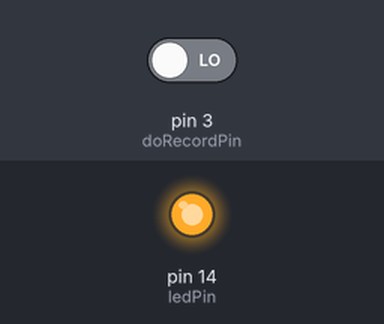
Simulated run of this sketch. Board: Arduino Pro Mini, built with avr-gcc and run on an emulated ATmega328P. Parts: output pins drawn as LEDs (lit = HIGH). Inputs (shaded band) come from the test bench; at power-on: pin 3 (doRecordPin) LOW. No radio packets arrive unless stated; what the sketch prints to the serial monitor is not drawn.

Above: at 0.1 s.
At 2.2 s:
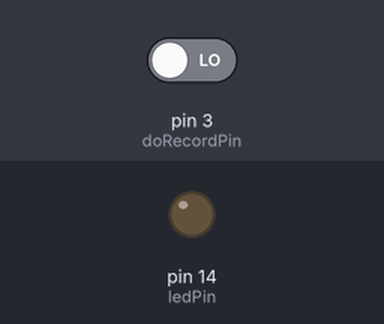
2.3 s: pin 3 (doRecordPin) driven HIGH
Timing chart, 0 to 5.3 s (numbered marks = the images above; inputs shaded):
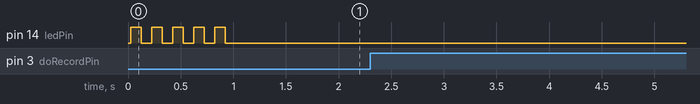

The sketch:

_02-tx.ino
```cpp
// 5pin
/* 24l01p    pro mini
   1  gnd   -
   2  vcc   +
   3  ce    9
   4  csn   10
   5  sck   13
   6  mosi  11
   7  miso  12
*/

#include <avr/wdt.h>
#include <avr/interrupt.h>
#include <avr/sleep.h>
#include <avr/pgmspace.h>
#include <avr/power.h>
#include <SPI.h>
#include "nRF24L01.h"
#include "RF24.h"
#include <printf.h>

#define adc_disable() (ADCSRA &= ~(1<<ADEN)) // disable ADC
#define adc_enable()  (ADCSRA |=  (1<<ADEN)) // re-enable ADC

#define CE_PIN 9
#define CSN_PIN 10

#define DEVICE_ID 18
#define CHANNEL 50

const uint64_t pipes[3] = { 0xFFFFFFFFFFLL, 0xCCCCCCCCCCLL, 0xFFFFFFFFCCLL };

typedef struct {
  uint32_t _salt;
  uint32_t data1;
  uint32_t data2;
  uint32_t data3;
  uint32_t data4;
} data;

data payload;

RF24 radio(CE_PIN, CSN_PIN);

const int doRecordPin = 3;
const int ledPin      = 14;

volatile int recordNo;
volatile boolean dorecored;

unsigned long loopcount;

void record() {
  noInterrupts ();
  recordNo++;
  dorecored = !dorecored;
  interrupts ();
}

void setup() {
  Serial.begin(115200);
  printf_begin();
  delay(20);
  adc_disable();
  pinMode(doRecordPin, INPUT);
  pinMode(ledPin, OUTPUT);

  digitalWrite(ledPin, LOW);

  loopcount = 0;
  recordNo = 0;
  dorecored = false;

  // radio
  radio.begin();
  radio.setChannel(CHANNEL);
  //radio.setPALevel(RF24_PA_LOW);
  radio.setPALevel(RF24_PA_HIGH);
  radio.setDataRate(RF24_250KBPS);
  //radio.setAutoAck(1);
  radio.setRetries(15, 15);
  radio.enableDynamicPayloads();
  //radio.enableDynamicAck();
  radio.openWritingPipe(pipes[2]);
  radio.stopListening();
  //radio.powerDown();

  payload._salt = 0;

  for (int k = 0; k < 10; k = k + 1) {
    if (k % 2 == 0) {
      digitalWrite(ledPin, HIGH);
    }
    else {
      digitalWrite(ledPin, LOW);
    }
    delay(100);
  }
  radio.printDetails();

  attachInterrupt(digitalPinToInterrupt(3), record, RISING);
}

void loop() {
  if (dorecored == true) {
    //startmilis = millis();
    digitalWrite(ledPin, HIGH);

    payload.data1 = loopcount;
    payload.data2 = recordNo;
    payload.data3 = loopcount;
    payload.data4 = recordNo;

    Serial.print(sizeof(payload));
    radio.write(&payload, sizeof(payload));

    digitalWrite(ledPin, LOW);
    loopcount++;
    payload._salt++;

  } else {
    digitalWrite(ledPin, LOW);
  }
  delay(1000);
}
```
